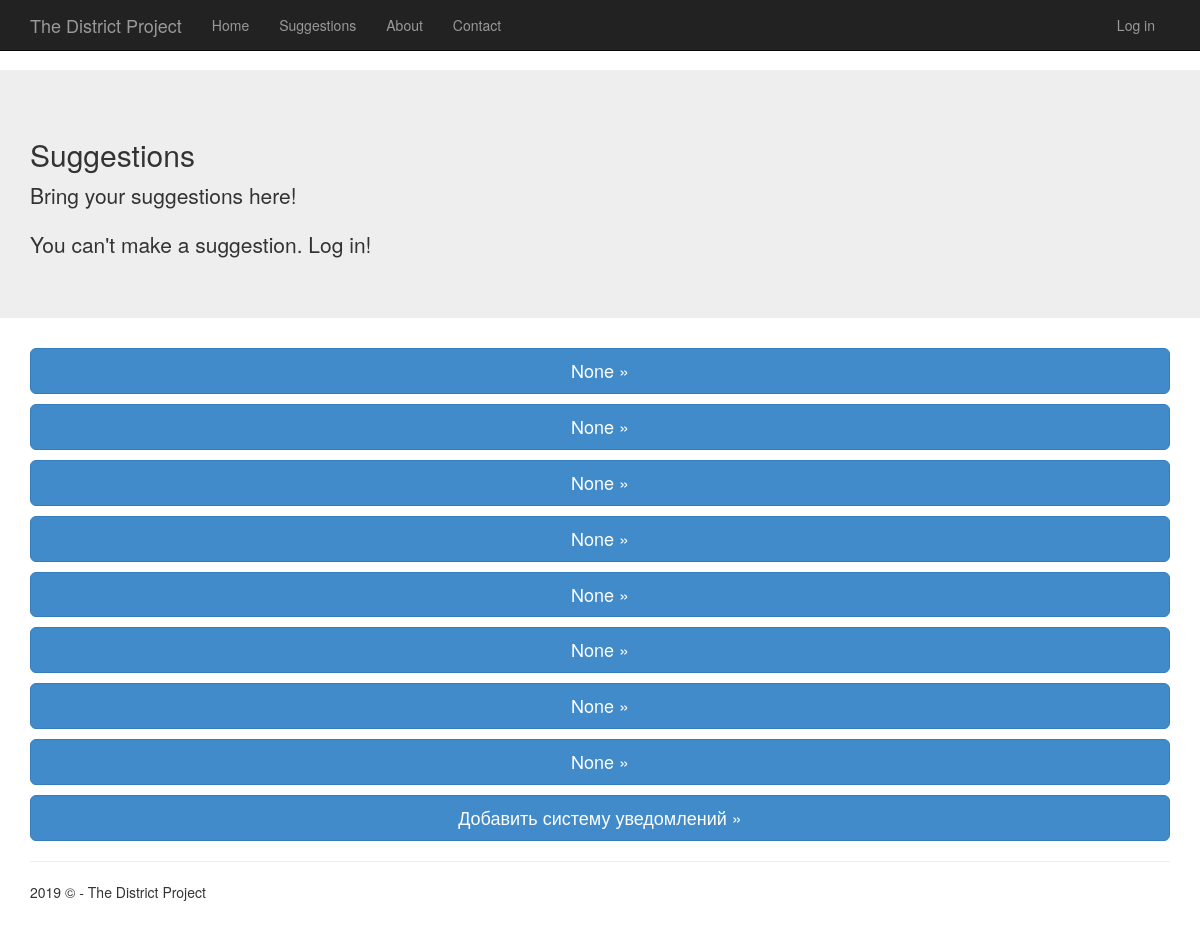
The app's page /suggestions/ with its own data.
### myApp/models.py (models this page shows, shortened)
class Suggestion(models.Model):
    suggestion_title = models.CharField('Название предложения',
                                        max_length = 100,
                                        null=True)
    suggestion_author = models.CharField('Автор предложения',
                                         max_length = 12,
                                         null=False,
                                         blank=False)
    suggestion_text = models.TextField('Текст предложения',
                                       null=True)
    pub_date = models.DateTimeField('Дата публикации')
    verbose_name = 'Предложения'
    class Meta:
        verbose_name = 'Предложение'
        verbose_name_plural = 'Предложения'

### myApp/views.py (the view)
# urls.py: path('suggestions/', views.indexS, name='indexS'),
def indexS(request):
    suggestions_list = Suggestion.objects.all().order_by('-pub_date')
    return render(
        request,
        'app/suggestions.html',
        {
            'suggestions_list':suggestions_list,
            'title':'Suggestions',
            'message':'Bring your suggestions here!',
            'year':datetime.now().year,
        }
    )

### myApp/templates/app/suggestions.html
﻿{% extends "app/layout.html" %}
{% block title %}
<div class="jumbotron">
    <h2>Suggestions</h2>
    <p class="lead">
        Bring your suggestions here!
    </p>
    {% if user.is_authenticated %}
        <p><a class="btn btn-default" href="{% url 'new_suggestion' %}">Create a suggestion &raquo;</a></p>
    {% else %}
        <p> You can't make a suggestion. Log in!</p>
    {% endif %}
</div>
{% endblock %}
{% block content %}
    {% for a in suggestions_list %}
        <a href="{% url 'detail' a.id %}" class="btn btn-primary btn-lg btn-block">{{a.suggestion_title}} &raquo;</a></p>
    {% endfor %}
{% endblock %}

### myApp/static/app/content/site.css (style rules this page uses)
body { padding-top: 50px; padding-bottom: 20px; }

### records on screen
Suggestion: suggestion_title "None"
Suggestion: suggestion_title "None"
Suggestion: suggestion_title "None"
Suggestion: suggestion_title "None"
Suggestion: suggestion_title "None"
Suggestion: suggestion_title "None"
Suggestion: suggestion_title "None"
Suggestion: suggestion_title "None"
Suggestion: suggestion_title "Добавить систему уведомлений"
